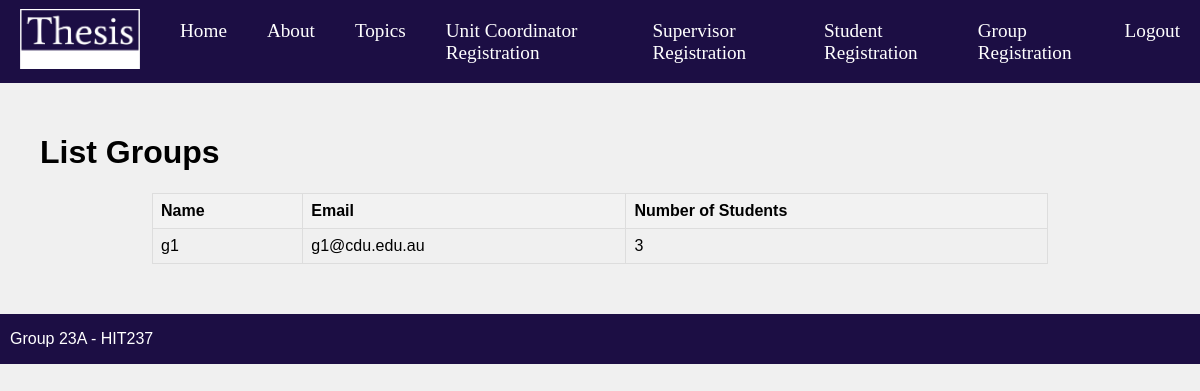
Screenshot of /groups/ (signed in) with the database file from the repository.
### proj_app/models.py (models this page shows, shortened)
class GroupProfile(models.Model):
    user = models.OneToOneField(CustomUser, on_delete=models.CASCADE, primary_key=True)
    name = models.CharField(max_length=100)
    email = models.EmailField()
    topic = models.ForeignKey('Topic', on_delete=models.DO_NOTHING, null=True, blank=True, related_name='groups')

### proj_app/views.py (the view)
# urls.py: path('groups/', views.list_groups, name='list_groups'),
@login_required
def list_groups(request):
    groups = GroupProfile.objects.all()
    return render(request, app_name + 'list_groups.html', {'groups': groups})

### proj_app/templates/proj_app/list_groups.html (shortened to what this page needs)
{% extends "proj_app/site_base.html" %}
{% block page_heading %}
  <h1>List Groups</h1>
{% endblock %}
{% block main_body %}
    <table>
        <thead>
            <tr>
                <th>Name</th>
                <th>Email</th>
                <th>Number of Students</th>
            </tr>
        </thead>
        <tbody>
            {% for group in groups %}
                <tr>
                    <td>{{ group.name }}</td>
                    <td>{{ group.email }}</td>
                    <td>{{ group.students.count }}</td>
                </tr>
            {% endfor %}
        </tbody>
    </table>
{% endblock %}

### proj_app/static/proj_app/css/styles.css (style rules this page uses)
body { font-family: Arial, sans-serif; display: block; margin: 0; padding: 0; background-color: #f0f0f0; }
body h1 { margin-left: 20px; }
table { width: 80%; border-collapse: collapse; margin: 20px auto; }
th, td { border: 1px solid #ddd; padding: 8px; text-align: left; }
th { background-color: #f2f2f2; }

### rows the page displays
GroupProfile: name "g1", email "g1@cdu.edu.au", students.count "3"
